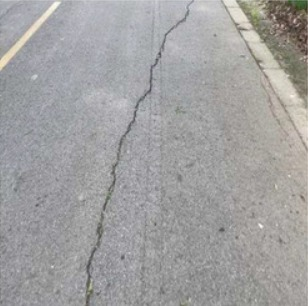
#> input picture crack_detection_project/images/WhatsApp Image 2026-05-10 at 1.27.53 PM (1).jpeg, 308 x 306 px; its folder holds only this picture in this run
$ python step8_morphological_ops.py
#> lines starting #> are read from the running program, lines starting #| are printed output that depends on the picture; after the words box and inside, x2 and y2 are one past the last pixel; in counts of white or black regions, pixels touching at a corner belong together
"""
Step 8: Morphological Operations
Applies Dilation, Erosion, and Closing to Canny edge results.
"""
import cv2
import numpy as np
import matplotlib.pyplot as plt
import os
import glob
import sys

os.makedirs("output_figures", exist_ok=True)
image_paths = sorted(glob.glob("images/*.jpg") + glob.glob("images/*.jpeg"))
if not image_paths:
    print("No images found in images/ directory. Please add .jpg images and run again.")
    sys.exit()

for idx, path in enumerate(image_paths, 1):
    img = cv2.imread(path)
#> img is the input picture: shape (306, 308, 3); mean B, G, R 160.6, 160.5, 161.3
    if img is None: continue
    resized = cv2.resize(img, (512, 512))
    gray = cv2.cvtColor(resized, cv2.COLOR_BGR2GRAY)

    # Run pipeline to Canny inline
    blurred = cv2.GaussianBlur(gray, (5, 5), 1)
    canny = cv2.Canny(blurred, 50, 150)
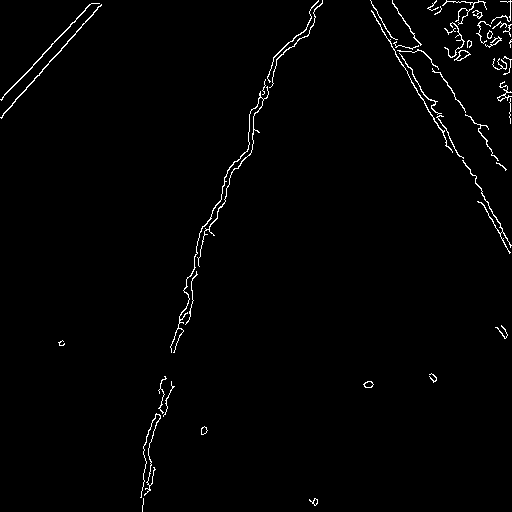
#> canny: shape (512, 512); 1.4% white in thin lines or dots

    # Morphological Operations
    kernel = np.ones((3, 3), np.uint8)
    dilated = cv2.dilate(canny, kernel, iterations=2)
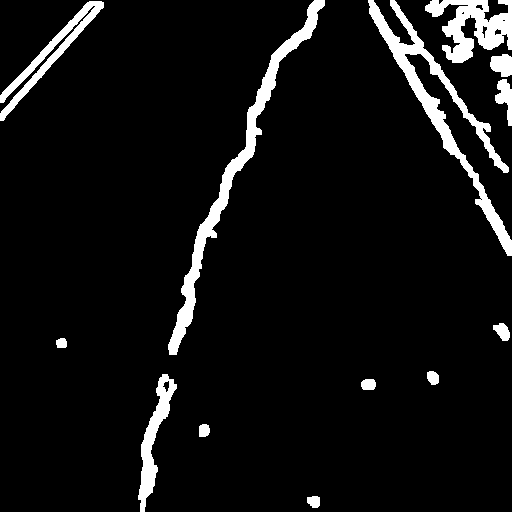
#> dilated: shape (512, 512); 6.7% white; 13 white regions, largest, box (x1, y1, x2, y2) and area: (368, 0, 512, 256) 4795, (168, 0, 325, 355) 4514, (425, 0, 512, 63) 2838
    eroded = cv2.erode(canny, kernel, iterations=1)
#> eroded: shape (512, 512); every value is 0
    closed = cv2.morphologyEx(canny, cv2.MORPH_CLOSE, kernel)
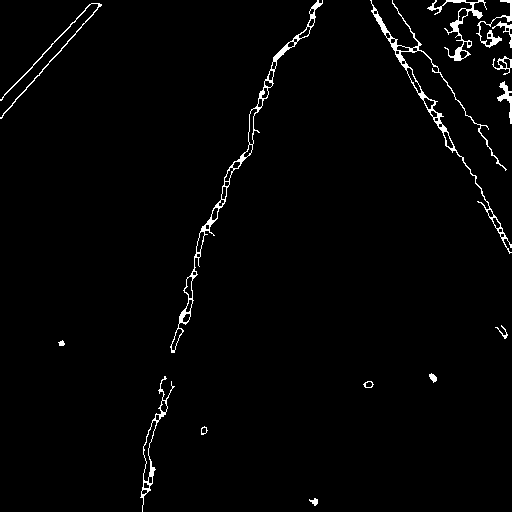
#> closed: shape (512, 512); 1.9% white in thin lines or dots

    plt.figure(figsize=(20, 5))

    plt.subplot(141)
    plt.imshow(canny, cmap='gray')
    plt.title("Canny\n(Base Edges)")
    plt.axis('off')

    plt.subplot(142)
    plt.imshow(dilated, cmap='gray')
    plt.title("Dilated\n(Thickens crack lines)")
    plt.axis('off')

    plt.subplot(143)
    plt.imshow(eroded, cmap='gray')
    plt.title("Eroded\n(Removes small noise dots)")
    plt.axis('off')

    plt.subplot(144)
    plt.imshow(closed, cmap='gray')
    plt.title("Closed\n(Closes small gaps in crack lines)")
    plt.axis('off')

    plt.suptitle(f"Image {idx}: Morphological Operations")
    plt.tight_layout()
    plt.savefig(f"output_figures/step8_morphology_img{idx}.png")
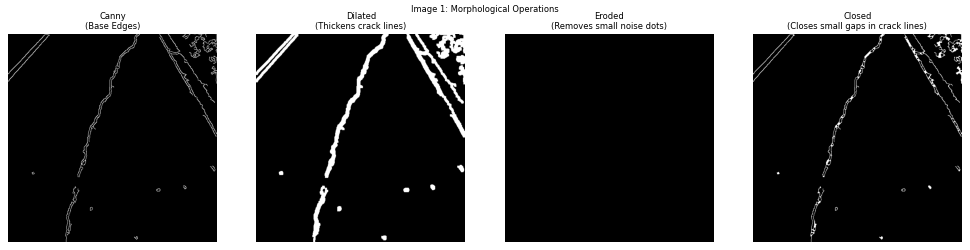
#> figure drawn by matplotlib, 4 panels
    plt.show()

$ run again, on crack_detection_project/images/WhatsApp Image 2026-05-10 at 1.27.53 PM (5).jpeg
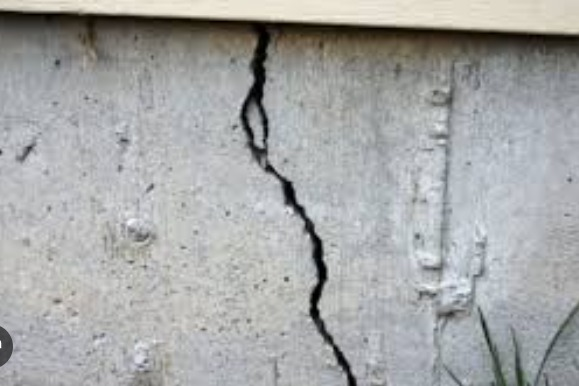
#> input picture crack_detection_project/images/WhatsApp Image 2026-05-10 at 1.27.53 PM (5).jpeg, 579 x 386 px
#> img is the input picture: shape (386, 579, 3); mean B, G, R 166.9, 167.2, 165.9
#> `canny = cv2.Canny(blurred, 50, 150)`:
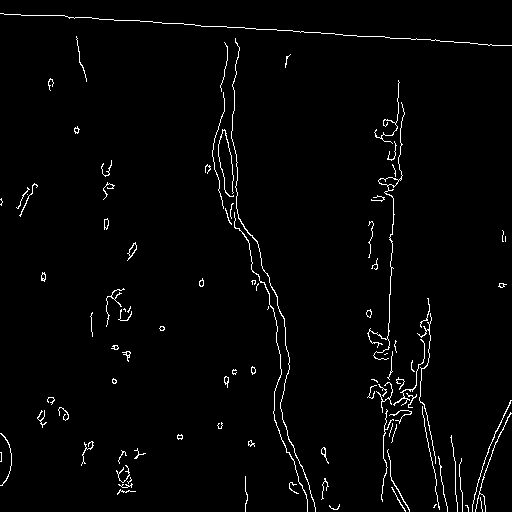
#> canny: shape (512, 512); 2.1% white in thin lines or dots
#> dilated: shape (512, 512); 10.8% white; 43 white regions, largest, box (x1, y1, x2, y2) and area: (365, 78, 450, 512) 8839, (203, 36, 318, 512) 7074, (0, 11, 512, 48) 2716
#> eroded: shape (512, 512); every value is 0
#> `closed = cv2.morphologyEx(canny, cv2.MORPH_CLOSE, kernel)`:
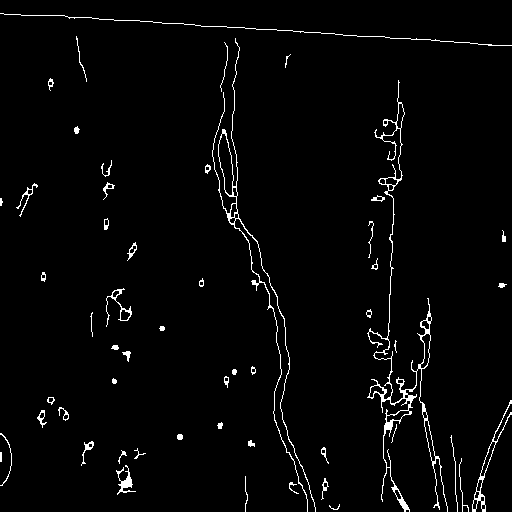
#> closed: shape (512, 512); 2.5% white in thin lines or dots

$ run again, on crack_detection_project/images/WhatsApp Image 2026-05-10 at 1.27.53 PM (6).jpeg
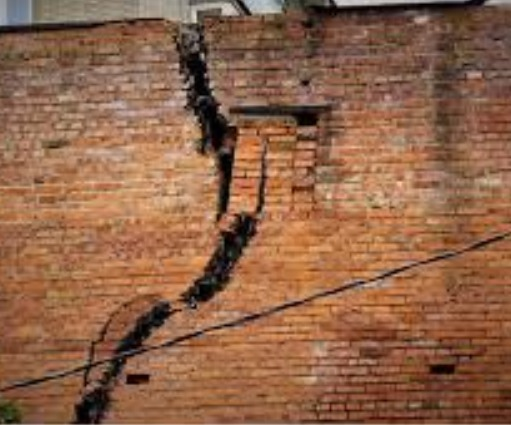
#> input picture crack_detection_project/images/WhatsApp Image 2026-05-10 at 1.27.53 PM (6).jpeg, 511 x 425 px
#> img is the input picture: shape (425, 511, 3); mean B, G, R 73.2, 100.1, 143.9
#> `canny = cv2.Canny(blurred, 50, 150)`:
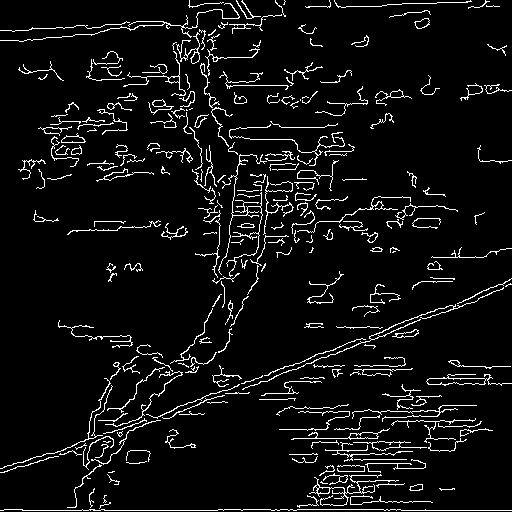
#> canny: shape (512, 512); 6.2% white in thin lines or dots
#> dilated: shape (512, 512); 30.6% white; 46 white regions, largest, box (x1, y1, x2, y2) and area: (0, 0, 512, 512) 55809, (36, 91, 140, 169) 3111, (217, 60, 325, 106) 1484
#> eroded: shape (512, 512); every value is 0
#> `closed = cv2.morphologyEx(canny, cv2.MORPH_CLOSE, kernel)`:
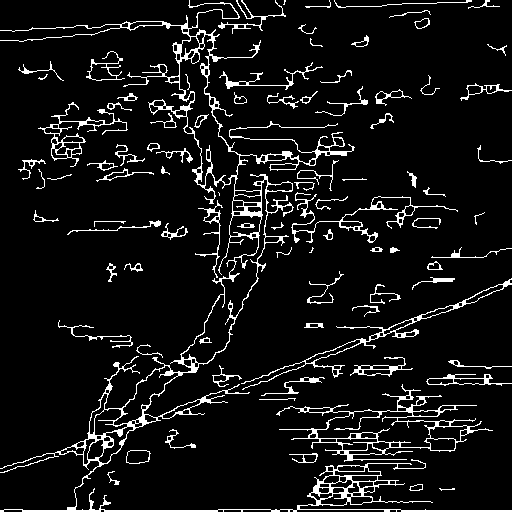
#> closed: shape (512, 512); 7.8% white in thin lines or dots

$ run again, on crack_detection_project/images/WhatsApp Image 2026-05-10 at 1.27.53 PM (2).jpeg
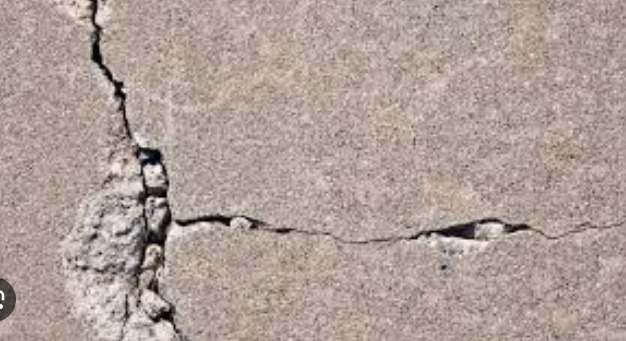
#> input picture crack_detection_project/images/WhatsApp Image 2026-05-10 at 1.27.53 PM (2).jpeg, 626 x 341 px
#> img is the input picture: shape (341, 626, 3); mean B, G, R 152, 160.2, 175.1
#> `canny = cv2.Canny(blurred, 50, 150)`:
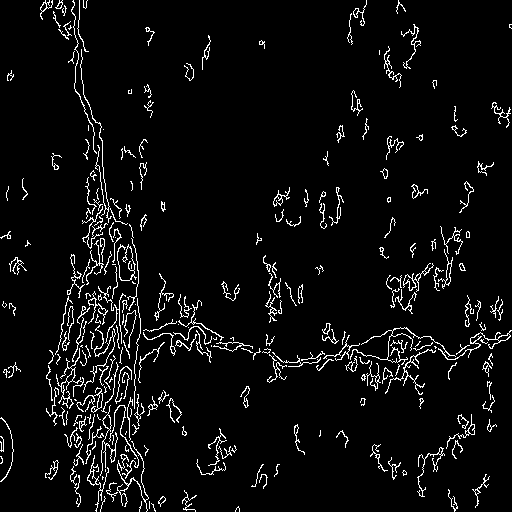
#> canny: shape (512, 512); 5.1% white in thin lines or dots
#> dilated: shape (512, 512); 23.3% white; 71 white regions, largest, box (x1, y1, x2, y2) and area: (38, 0, 512, 512) 37784, (384, 224, 472, 316) 2595, (415, 412, 477, 499) 1636
#> eroded: shape (512, 512); every value is 0
#> `closed = cv2.morphologyEx(canny, cv2.MORPH_CLOSE, kernel)`:
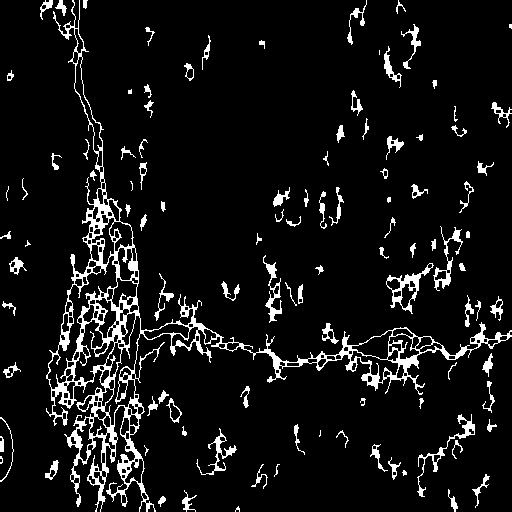
#> closed: shape (512, 512); 7.6% white; 107 white regions (11 under 20 px), largest, box (x1, y1, x2, y2) and area: (46, 0, 512, 512) 11555, (386, 263, 434, 314) 532, (417, 414, 475, 497) 468
